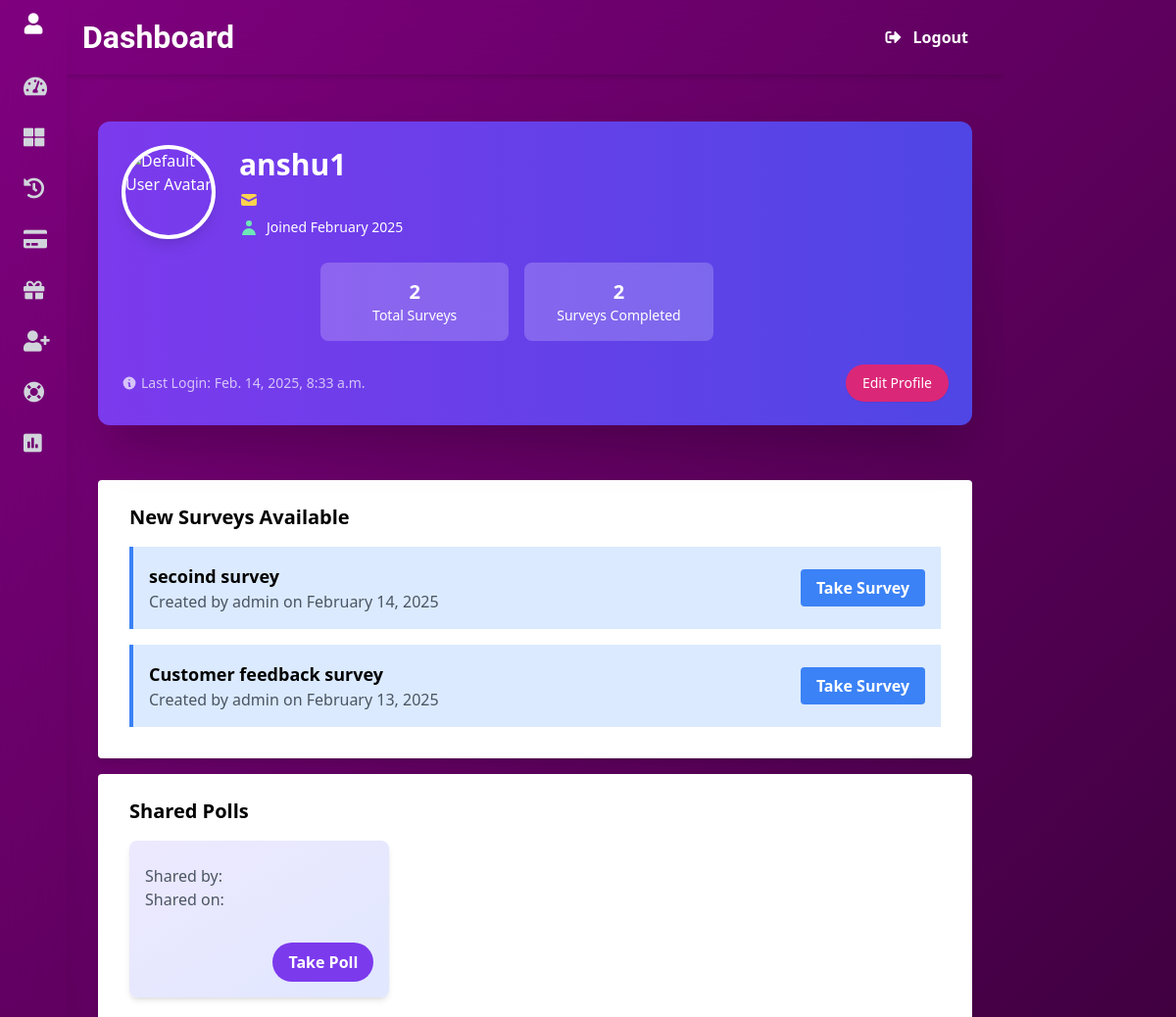
Page /respondent/dashboard/ (signed in) on the committed database.
### surveys/models.py (models this page shows, shortened)
class SurveyNotification(models.Model):
    user = models.ForeignKey(settings.AUTH_USER_MODEL, on_delete=models.CASCADE, related_name='survey_notifications')
    survey = models.ForeignKey(Survey, on_delete=models.CASCADE, related_name='notifications')
    is_read = models.BooleanField(default=False)
    created_at = models.DateTimeField(auto_now_add=True)
    class Meta:
        unique_together = ('user', 'survey')
        ordering = ['-created_at']

class Survey(models.Model):
    title = models.CharField(max_length=200)
    description = models.TextField(blank=True, null=True)
    user = models.ForeignKey(
        settings.AUTH_USER_MODEL,
        on_delete=models.CASCADE,
        related_name='surveys',
        null=True  # Allow existing surveys to remain
    )
    created_at = models.DateTimeField(auto_now_add=True)
    updated_at = models.DateTimeField(auto_now=True)
    unique_link = models.CharField(max_length=16, unique=True, blank=True)
    external_link = models.CharField(max_length=16, unique=True, blank=True, null=True)
    max_external_responses = models.PositiveIntegerField(null=True, blank=True)
    external_response_count = models.PositiveIntegerField(default=0)
    is_active = models.BooleanField(default=True)  # New field to track survey activation status
    expiry_datetime = models.DateTimeField(null=True, blank=True)
    is_expired = models.BooleanField(default=False)
    points = models.IntegerField(default=0)

### surveyapp/models.py (models this page shows, shortened)
class Poll(models.Model):
    user = models.ForeignKey(settings.AUTH_USER_MODEL, on_delete=models.CASCADE)
    question = models.CharField(max_length=200)
    created_at = models.DateTimeField(auto_now_add=True)
    expires_at = models.DateTimeField(null=True, blank=True)
    is_active = models.BooleanField(default=True)
    respondents = models.ManyToManyField(settings.AUTH_USER_MODEL, related_name='polls', blank=True)

### respondent_app/views.py (the view)
# urls.py: path('dashboard/', respondent_dashboard, name='dashboard'),
@login_required
def respondent_dashboard(request):
    respondent = Respondent.objects.get(user=request.user)
    profile_complete = all([
        respondent.mobile,
        respondent.dob,
        respondent.gender,
        respondent.zipcode,
        respondent.education,
        respondent.employment,
        respondent.race
    ])
    if not profile_complete:
        return redirect('respondent_app:complete_profile')
    unread_notifications = SurveyNotification.objects.filter(
        user=request.user,
        is_read=False
    ).select_related('survey')
    survey_notification_count = unread_notifications.count()
    shared_polls = Poll.objects.filter(
        respondents=request.user
    ).exclude(
        responses__respondent=request.user
    ).order_by('-created_at')
    voted_polls = Poll.objects.filter(
        responses__respondent=request.user
    )
    context = {
        'respondent': respondent,
        'unread_notifications': unread_notifications,
        'survey_notification_count': survey_notification_count,
        'shared_polls': shared_polls,
        'voted_polls': voted_polls,
    }
    return render(request, 'respondent_app/respondent_dashboard.html', context)

### templates/respondent_app/respondent_dashboard.html (shortened to what this page needs)
{% extends 'respondent_app/base.html' %}
{% block content %}
    <div class="flex-1 overflow-y-auto" style="max-height: 100vh;">
<head>
    <link href="https://cdn.jsdelivr.net/npm/tailwindcss@2.2.19/dist/tailwind.min.css" rel="stylesheet">
    <link rel="stylesheet" href="https://cdnjs.cloudflare.com/ajax/libs/font-awesome/5.15.4/css/all.min.css">
</head>
<body class="fade-in">
    <div class="flex h-screen overflow-hidden">
        <aside class="sidebar bg-gradient-to-b from-gray-800 to-gray-900 text-white min-h-screen flex flex-col shadow-xl transition-all duration-300 ease-in-out overflow-hidden">
            <div class="p-4 bg-opacity-50 flex justify-center items-center text-center w-full">
                <i class="fa fa-user fa-lg menu-icon w-8 text-white mx-auto"></i>
            </div>
            <nav class="flex-grow overflow-y-auto">
                <ul class="py-4">
                    <li class="mb-1">
                        <div class="menu-item flex items-center px-4 py-3 text-gray-300 hover:bg-gray-700 hover:text-white transition-all duration-200 rounded-lg mx-2">
                            <i class="fa fa-tachometer-alt fa-lg menu-icon w-6"></i>
                        </div>
                    </li>
                    <li class="mb-1">
                        <div class="menu-item flex items-center px-4 py-3 text-gray-300 hover:bg-gray-700 hover:text-white transition-all duration-200 rounded-lg mx-2">
                            <i class="fa fa-th-large fa-lg menu-icon w-6"></i>
                            <a href="{% url 'respondent_app:survey_wall' %}" class="nav-link">
                            </a>
                        </div>
                    </li>
                    <li class="mb-1">
                        <div class="menu-item flex items-center px-4 py-3 text-gray-300 hover:bg-gray-700 hover:text-white transition-all duration-200 rounded-lg mx-2">
                            <i class="fa fa-history fa-lg menu-icon w-6"></i>
                            <a href="{% url 'respondent_app:survey_history' %}" class="nav-link">
                            </a>
                        </div>
                    </li>
                    <li class="mb-1">
                        <div class="menu-item flex items-center px-4 py-3 text-gray-300 hover:bg-gray-700 hover:text-white transition-all duration-200 rounded-lg mx-2">
                            <i class="fa fa-credit-card fa-lg menu-icon w-6"></i>
                        </div>
                    </li>
                    <li class="mb-1">
                        <div class="menu-item flex items-center px-4 py-3 text-gray-300 hover:bg-gray-700 hover:text-white transition-all duration-200 rounded-lg mx-2">
                            <i class="fa fa-gift fa-lg menu-icon w-6"></i>
                        </div>
                    </li>
                    <li class="mb-1">
                        <div class="menu-item flex items-center px-4 py-3 text-gray-300 hover:bg-gray-700 hover:text-white transition-all duration-200 rounded-lg mx-2">
                            <i class="fa fa-user-plus fa-lg menu-icon w-6"></i>
                        </div>
                    </li>
                    <li class="mb-1">
                        <div class="menu-item flex items-center px-4 py-3 text-gray-300 hover:bg-gray-700 hover:text-white transition-all duration-200 rounded-lg mx-2">
                            <i class="fa fa-life-ring fa-lg menu-icon w-6"></i>
                        </div>
                    </li>
                    <li class="mb-1">
                        <div class="menu-item flex items-center px-4 py-3 text-gray-300 hover:bg-gray-700 hover:text-white transition-all duration-200 rounded-lg mx-2">
                            <i class="fa fa-poll fa-lg menu-icon w-6"></i>
                        </div>
                    </li>
                </ul>
            </nav>
        </aside>
        <div class="flex-1 overflow-hidden">
            <nav class="top-nav shadow-md">
                <div class="max-w-7xl mx-auto px-4 py-3 flex justify-between items-center">
                    <div class="text-xl font-semibold text-white dashboard-title">
                        Dashboard
                    </div>
                    <div class="flex items-center space-x-4">
                        <a href="{% url 'logout' %}" class="nav-link">
                            <i class="fas fa-sign-out-alt nav-icon"></i>
                            <span>Logout</span>
                        </a>
                    </div>
                </div>
            </nav>
            <div class="h-screen overflow-y-auto">
                <main class="max-w-7xl mx-auto p-4">
                    <div class="container mx-auto px-4 py-8">
                        <div class="bg-gradient-to-r from-purple-600 to-indigo-600 text-white rounded-xl shadow-2xl p-6 transform transition-all duration-500 hover:scale-105 hover:shadow-3xl mb-6">
                            <div class="flex items-center space-x-6">
                                <div class="flex-shrink-0">
                                    <img class="h-24 w-24 rounded-full object-cover border-4 border-white shadow-lg transform transition-transform duration-500 hover:rotate-6"
                                         src="https://cdn.pixabay.com/photo/2015/10/05/22/37/blank-profile-picture-973460_1280.png"
                                         alt="Default User Avatar"
                                    >
                                </div>
                                <div class="flex-1 min-w-0">
                                    <h2 class="text-3xl font-bold mb-2 animate-fade-in">
                                        {{ user.get_full_name|default:user.username }}
                                    </h2>
                                    <div class="space-y-2">
                                        <div class="flex items-center text-sm animate-slide-right">
                                            <svg class="h-5 w-5 mr-2 text-yellow-300" fill="currentColor" viewBox="0 0 20 20">
                                                <path d="M2.003 5.884L10 9.882l7.997-3.998A2 2 0 0016 4H4a2 2 0 00-1.997 1.884z" />
                                                <path d="M18 8.118l-8 4-8-4V14a2 2 0 002 2h12a2 2 0 002-2V8.118z" />
                                            </svg>
                                        </div>
                                        <div class="flex items-center text-sm animate-slide-right delay-200">
                                            <svg class="h-5 w-5 mr-2 text-green-300" fill="currentColor" viewBox="0 0 20 20">
                                                <path fill-rule="evenodd" d="M10 9a3 3 0 100-6 3 3 0 000 6zm-7 9a7 7 0 1114 0H3z" clip-rule="evenodd" />
                                            </svg>
                                            <span>Joined {{ user.date_joined|date:"F Y" }}</span>
                                        </div>
                                    </div>
                                </div>
                            </div>
                            <div class="mt-6 flex justify-end items-center w-full pr-8">
                                <div class="grid grid-cols-3 gap-4 text-center w-3/4">
                                    <div class="bg-white bg-opacity-20 rounded-lg p-4 transform transition-all duration-300 hover:scale-110 hover:bg-opacity-30 flex flex-col items-center justify-center">
                                        <h3 class="text-xl font-bold">{{ survey_notification_count}}</h3>
                                        <p class="text-sm">Total Surveys</p>
                                    </div>
                                    <div class="bg-white bg-opacity-20 rounded-lg p-4 transform transition-all duration-300 hover:scale-110 hover:bg-opacity-30 flex flex-col items-center justify-center">
                                        <h3 class="text-xl font-bold">{{ user.survey_responses.count }}</h3>
                                        <p class="text-sm">Surveys Completed</p>
                                    </div>
                                </div>
                            </div>
                            <div class="mt-6 flex justify-between items-center">
                                <div class="flex items-center text-sm text-white text-opacity-70">
                                    <svg class="h-4 w-4 mr-1" fill="currentColor" viewBox="0 0 20 20">
                                        <path fill-rule="evenodd" d="M18 10a8 8 0 11-16 0 8 8 0 0116 0zm-7-4a1 1 0 11-2 0 1 1 0 012 0zM9 9a1 1 0 000 2v3a1 1 0 001 1h1a1 1 0 100-2v-3a1 1 0 00-1-1H9z" clip-rule="evenodd" />
                                    </svg>
                                    Last Login: {{ user.last_login|default:"Never" }}
                                </div>
                                <a href="{% url 'respondent_app:edit_profile' %}"
                                   class="inline-flex items-center px-4 py-2 border border-transparent text-sm font-medium rounded-full shadow-sm text-white bg-pink-600 hover:bg-pink-700 focus:outline-none focus:ring-2 focus:ring-offset-2 focus:ring-pink-500 transition-all duration-300 transform hover:scale-105">
                                    Edit Profile
                                </a>
                            </div>
                        </div>
                        {% if unread_notifications %}
                        <div class="bg-white shadow-md rounded px-8 pt-6 pb-8 mb-4">
                            <h2 class="text-xl font-semibold mb-4">New Surveys Available</h2>
                            <div class="space-y-4">
                                {% for notification in unread_notifications %}
                                <div class="bg-blue-100 border-l-4 border-blue-500 p-4 relative">
                                    <div class="flex justify-between items-center">
                                        <div>
                                            <h3 class="font-bold text-lg">{{ notification.survey.title }}</h3>
                                            <p class="text-gray-600">
                                                Created by {{ notification.survey.user.username }}
                                                on {{ notification.survey.created_at|date:"F d, Y" }}
                                            </p>
                                        </div>
                                        <div>
                                            <a href="{% url 'surveys:take_survey' unique_link=notification.survey.unique_link %}"
                                               class="bg-blue-500 hover:bg-blue-700 text-white font-bold py-2 px-4 rounded">
                                                Take Survey
                                            </a>
                                        </div>
                                    </div>
                                </div>
                                {% endfor %}
                            </div>
                        </div>
                        {% endif %}
                        {% if shared_polls %}
                        <div class="bg-white shadow-md rounded px-8 pt-6 pb-8 mb-4">
                            <h2 class="text-xl font-semibold mb-4">Shared Polls</h2>
                            <div class="grid grid-cols-1 md:grid-cols-2 lg:grid-cols-3 gap-4">
                                {% for poll in shared_polls %}
                                <div class="bg-gradient-to-br from-purple-100 to-indigo-100 rounded-lg p-4 shadow-md transform transition-all duration-300 hover:scale-105">
                                    <div class="flex flex-col h-full">
                                        <div class="flex-grow">
                                            <p class="text-gray-600 mb-4">
                                                Shared by: {{ poll.creator.username }}<br>
                                                Shared on: {{ poll.shared_date|date:"F d, Y" }}
                                            </p>
                                        </div>
                                        <div class="flex justify-between items-center mt-4">
                                            <a href="{% url 'respondent_app:take_poll' poll_id=poll.id %}"
                                               class="bg-purple-600 hover:bg-purple-700 text-white font-bold py-2 px-4 rounded-full transition-colors duration-300">
                                                Take Poll
                                            </a>
                                        </div>
                                    </div>
                                </div>
                                {% endfor %}
                            </div>
                        </div>
                        {% endif %}
                    </div>
                </main>
            </div>
        </div>
    </div>
</body>
{% endblock %}

### rows in the picture
SurveyNotification: survey "secoind survey", survey.user.username "admin", survey.created_at "February 14, 2025"
SurveyNotification: survey "Customer feedback survey", survey.user.username "admin", survey.created_at "February 13, 2025"

### other values in the picture
{{ user.get_full_name|default:user.username }} "anshu1"
{{ user.date_joined|date:"F Y" }} "February 2025"
{{ survey_notification_count }} "2"
{{ user.survey_responses.count }} "2"
{{ user.last_login|default:"Never" }} "Feb. 14, 2025, 8:33 a.m."
